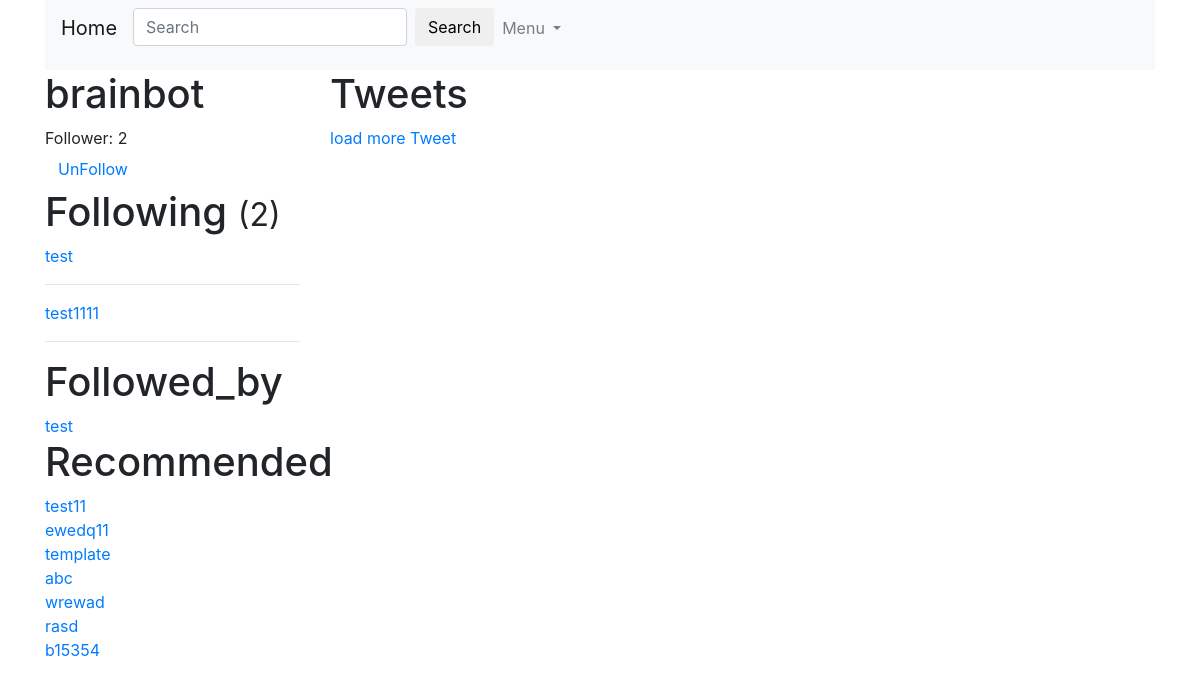
Page /brainbot/ (signed in) on the committed database.
### accounts/models.py (models this page shows, shortened)
class UserProfiles(models.Model):
    user = models.OneToOneField(settings.AUTH_USER_MODEL, null=True, related_name="profile", on_delete=models.SET_NULL)
    following = models.ManyToManyField(settings.AUTH_USER_MODEL, blank=True, related_name="followed_by")
    objects= UserProfileManager()
    def get_following(self):
        user = self.following.all()
        return user.exclude(username=self.user.username)
    def get_absolute_url(self):
        return reverse_lazy("profiles:detail", kwargs={"username": self.user.username})

### accounts/views.py (the view)
# urls.py: url(r'^(?P<username>[\w.@+-]+)/$', UserDetailView.as_view(), name="detail"),
class UserDetailView(DetailView):
    template_name = "accounts/user_detail.html"
    queryset = User.objects.all()
    def get_object(self, queryset=None):
        return get_object_or_404(
            User,
            username = self.kwargs.get("username")
        )
    def get_context_data(self, *args, **kwargs):
        context = super(UserDetailView, self).get_context_data(*args, **kwargs)
        following = UserProfiles.objects.is_following(self.request.user, self.get_object())
        context["following"] = following
        context["recommended"] = UserProfiles.objects.recommended(self.request.user)
        return context

### accounts/models.py (called while the page is built)
    def all(self):
        qs = self.get_queryset().all()
        try:
            if self.instance:
                qs = qs.exclude(user=self.instance)
        except:
            pass
        return qs

    def is_following(self, user, followed_by_user):
        user_profile, created = UserProfiles.objects.get_or_create(user=user)
        if created:
            return False
        if followed_by_user in user_profile.following.all():
            return True
        return False

    def recommended(self, user, limit_to=10):
        profile = user. profile
        following = profile.get_following()
        qs = self.get_queryset().exclude(user__in=following).exclude(id=profile.id).order_by("?")[:limit_to]
        return qs

### accounts/templatetags/recommended.py (called while the page is built)
@register.inclusion_tag("accounts/snippets/recommend.html")
def recommended(user):
	if isinstance(user, User):
		qs = UserProfiles.objects.recommended(user)
		return {"recommended": qs}

### accounts/templates/accounts/user_detail.html (shortened to what this page needs)
{% extends "base.html" %}
{% load recommended %}
{% block content %}
<div class="row" >
    <div class="col-sm-3 col-xs-2">
        <h1>{{ object.username }}</h1>
        <span>Follower: {{ object.followed_by.count }}</span>
        <div><a class="btn btn-link" href="{% url 'profiles:follow' username=object.username %}">
            {% if following  %} UnFollow  {% else %}Follow {% endif %}
        </a>
    </div>
    <h1>Following <small>({{  object.profile.get_following.count }})</small></h1>
    {% for user in object.profile.get_following %}
    <a href="/{{ user.username }}">{{ user.username }}</a><hr/>
    {% endfor %}
    <h1>Followed_by</h1>
    {% for profile in object.followed_by.all %}
    <a href="/{{ profile.user.username }}">{{ profile.user.username }}</a><br/>
    {% endfor %}
    <h1> Recommended</h1>
    {% recommended request.user %}
</div>
    <div class="col-sm-9 col-xs-2" >
        <h1>Tweets</h1>
        <a href="#" id="loadmore">load more Tweet</a>
    </div>
</div>
{% endblock content %}

### accounts/templates/accounts/snippets/recommend.html
{% for profile in recommended %}
<a href="/{{ profile.user.username }}">{{ profile.user.username }}</a><br/>
{% endfor %}

### rows in the picture
UserProfiles: user.username "test"
UserProfiles: user.username "test11"
UserProfiles: user.username "ewedq11"
UserProfiles: user.username "template"
UserProfiles: user.username "abc"
UserProfiles: user.username "wrewad"
UserProfiles: user.username "rasd"
UserProfiles: user.username "b15354"

### other values in the picture
{{ object.username }} "brainbot"
{{ object.followed_by.count }} "2"
{{ object.profile.get_following.count }} "2"
{{ user.username }} "test"
{{ user.username }} "test1111"
